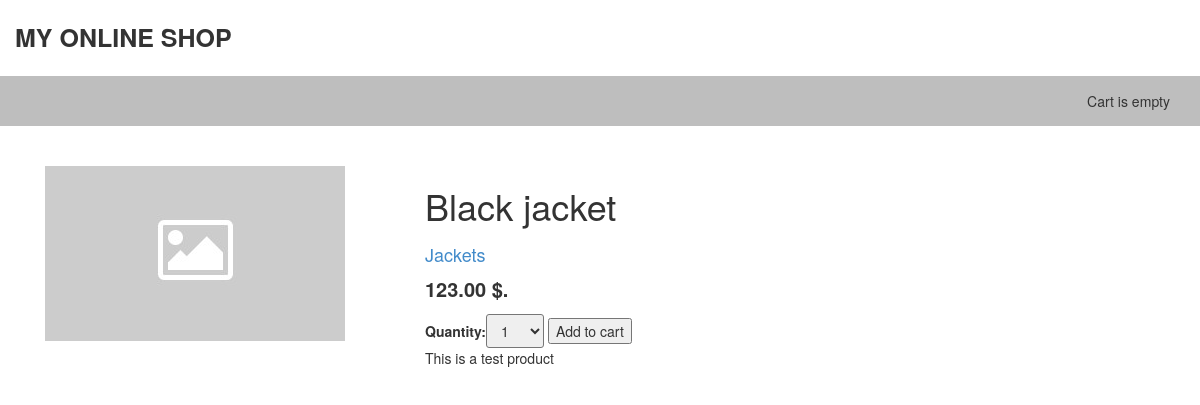
/1/black-jacket/, run on the app's committed database.
### shop/models.py (models this page shows, shortened)
class Product(models.Model):
    category = models.ForeignKey(Category, related_name='products', verbose_name="Category", on_delete=models.PROTECT)
    name = models.CharField(max_length=200, db_index=True, verbose_name="Name")
    slug = models.SlugField(max_length=200, db_index=True)
    image = models.ImageField(upload_to='products/%Y/%m/%d/', blank=True, verbose_name="Product image")
    description = models.TextField(blank=True, verbose_name="description")
    price = models.DecimalField(max_digits=10, decimal_places=2, verbose_name="Price")
    stock = models.PositiveIntegerField(verbose_name="In stock")
    available = models.BooleanField(default=True, verbose_name="Available")
    created = models.DateTimeField(auto_now_add=True)
    updated = models.DateTimeField(auto_now=True)
    class Meta:
        ordering = ['name']
        index_together = [
            ['id', 'slug']
        ]

class Category(models.Model):
    name = models.CharField(max_length=200, db_index=True)
    slug = models.SlugField(max_length=200, db_index=True, unique=True)
    class Meta:
        ordering = ['name']
        verbose_name = 'Category'
        verbose_name_plural = 'Categories'
    def __str__(self):
        return self.name
    def get_absolute_url(self):
        return reverse('shop:ProductListByCategory', args=[self.slug])

### shop/views.py (the view)
# urls.py: url(r'^(?P<id>\d+)/(?P<slug>[-\w]+)/$', views.ProductDetail, name='ProductDetail'),
def ProductDetail(request, id, slug):
    product = get_object_or_404(Product, id=id, slug=slug, available=True)
    cart_product_form = CartAddProductForm()
    context = {'product': product, 'cart_product_form': cart_product_form}
    context.update(csrf(request))
    return render_to_response('shop/product/detail.html', context)

### cart/forms.py
class CartAddProductForm(forms.Form):
    quantity = forms.TypedChoiceField(choices=PRODUCT_QUANTITY_CHOICES, coerce=int)
    update = forms.BooleanField(required=False, initial=False, widget=forms.HiddenInput)

### shop/templates/shop/product/detail.html (shortened to what this page needs)
{% extends "shop/base.html" %}
{% load static %}
{% block content %}
  <div class="product-detail">
    <div class="col-sm-4">
      <img src="{% if product.image %}{{ product.image.url }}{% else %}{% static "img/no-image.jpg"%}{% endif %}" class="img-responsive">
    </div>
    <div class="col-sm-8">
      <h1>{{ product.name }}</h1>
      <h2><a href="{{ product.category.get_absolute_url }}">{{ product.category }}</a></h2>
      <p class="price">
        {{ product.price }} $.
      </p>
      <form action="{% url "cart:CartAdd" product.id %}" method="post">
          {{ cart_product_form }}
          <input type="submit" value="Add to cart">
      </form>
      <span>
        {{ product.description | linebreaks}}
      </span>
    </div>
  </div>
{% endblock %}

### static/css/style.css (style rules this page uses)
.product-detail { margin-top: 40px; }
.price { font-weight: 600; font-size: 20px; }
.product-detail h2 { font-size: 18px; }
#id_quantity { padding: 5px 10px; border-radius: 3px; }

### data on the page
Product: name "Black jacket", category "Jackets", price "123.00", description "This is a test product"
